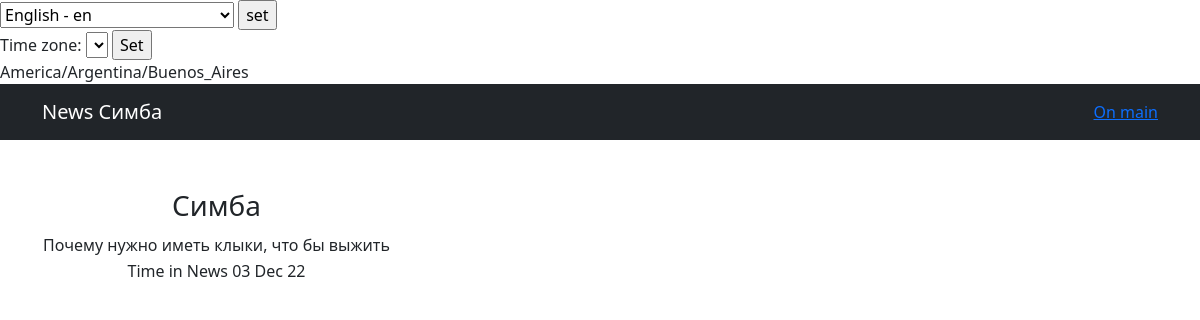
Before: /news/3 with the older database file.
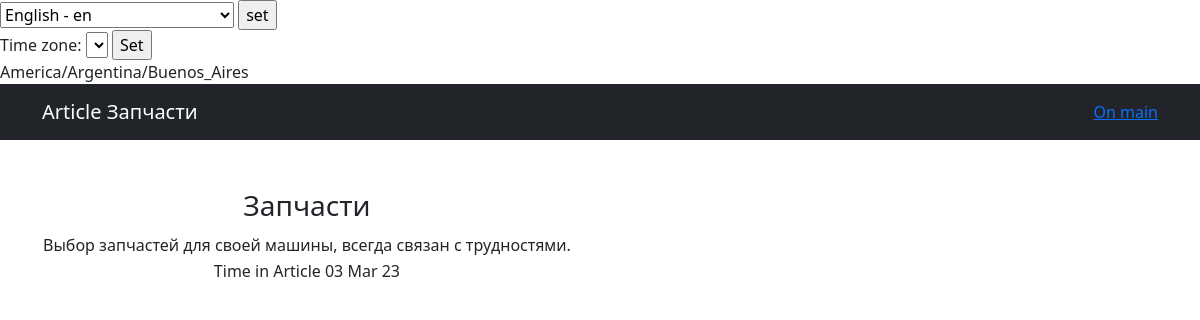
After: the same page with the newer database file.
### news/models.py (models this page shows, shortened)
class Post(models.Model):
    author = models.ForeignKey(Author, on_delete=models.CASCADE, help_text=_('Author'))
    category = models.ManyToManyField(Category, through='PostCategory', help_text=_('Category'))
    NEWS = 'NE'
    ARTICLE = 'AR'
    CATEGORY_CHOICES = (
        (NEWS, _('Новости')),
        (ARTICLE, _('Статья'))
    )
    change_news = models.CharField(max_length=2, choices=CATEGORY_CHOICES, default=ARTICLE, help_text=_('change news'))
    time_in = models.DateTimeField(auto_now_add=True, help_text=_('time in'))
    head_news = models.CharField(max_length=128, help_text=_('head news'))
    text_news = models.TextField(help_text=_('text news'))
    rate_news = models.SmallIntegerField(default=0, help_text=_('rate news'))

### news/views.py (the view)
# urls.py: path('<int:pk>', New.as_view(), name='new'),
class New(DetailView):
    model = Post
    template_name = 'new.html'
    context_object_name = 'new'
    queryset = Post.objects.all()
    def get_object(self, *args, **kwargs):
        obj = cache.get(f'post-{self.kwargs["pk"]}', None)
        if not obj:
            obj = super().get_object(queryset=self.queryset)
            cache.set(f'post-{self.kwargs["pk"]}', obj)
        return obj

### news/templatetags/custom_filters.py (called while the page is built)
@register.filter()
def censor(word, code="*"):
    wordMat = word.lower().translate(str.maketrans('', '', string.punctuation + string.digits))
    for mat in list_mat:
        while mat in wordMat:
            word_a = wordMat.replace(mat[1:], code * (len(mat) - 1))
            print(word_a)
            wordMat = word_a
            word = wordMat
    return f'{word}'

@register.simple_tag(name="get_hour")
def current_hour():
    now = datetime.now()
    return now.strftime("%H")

### templates/new.html
{% extends 'flatpages/default.html' %}
{% load i18n %}
{% load custom_filters %}
{% block title %}
{{new.get_change_news_display}} {{new.head_news|censor}}
<a href="{% url 'news' %}">{% trans "На главную" %}</a>
{% endblock title %}
{% block content %}
<table>
    <tr>
        <div class="model-class">
            <td><h3>{{new.head_news|censor}}</h3></td>
        </div>
        <tr>
        <div class="model-class">
            <td>{{new.text_news|censor}}</td>
        </div>
        </tr>
        <tr>
            <td>{% trans "Дата выхода" %} {{ new.get_change_news_display }} {{new.time_in|date:"d M y"}}</td>
        </tr>
    </tr>
</table>
{% endblock content %}

Changed rows visible on the page:
changed Post: change_news "News" → "Article"; head_news|censor "Симба" → "Запчасти"; text_news|censor "Почему нужно иметь клыки, что бы выжить" → "Выбор запчастей для своей машины, всегда связан с трудностями."; time_in "03 Dec 22" → "03 Mar 23"
